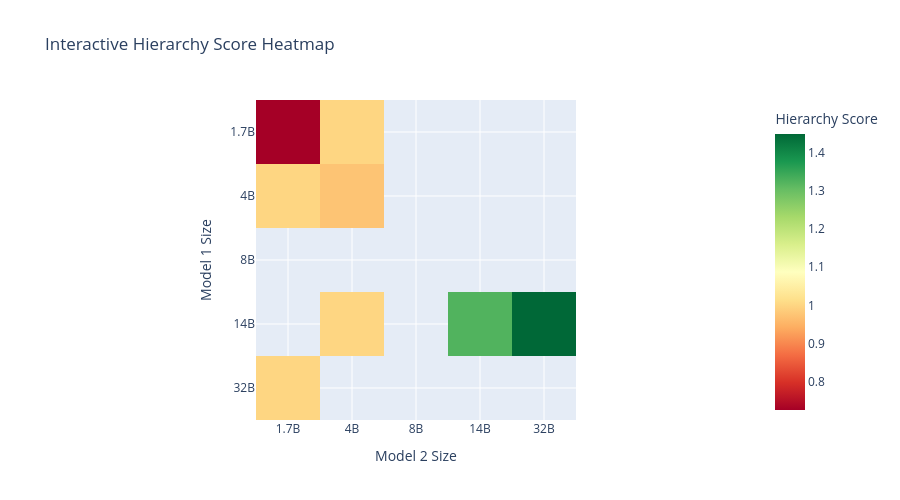

The notebook cell saved with this chart:
### Markdown cell above
## 2. Interactive Plotly Visualizations

### Code cell
# 3. Interactive Heatmap with Plotly
fig = px.imshow(
    hierarchy_matrix.values,
    x=hierarchy_matrix.columns,
    y=hierarchy_matrix.index,
    color_continuous_scale='RdYlGn',
    title='Interactive Hierarchy Score Heatmap',
    labels={'x': 'Model 2 Size', 'y': 'Model 1 Size', 'color': 'Hierarchy Score'}
)

fig.update_layout(height=500)
fig.show()

### Figure 1 — Plotly figure (JSON) as saved in the notebook; plotly's stock layout.template omitted (floating-point values rounded to 4 significant figures)
{"data": [{"coloraxis": "coloraxis", "hovertemplate": "Model 2 Size: %{x}<br>Model 1 Size: %{y}<br>Hierarchy Score: %{z}<extra></extra>", "name": "0", "type": "heatmap", "x": ["1.7B", "4B", "8B", "14B", "32B"], "xaxis": "x", "y": ["1.7B", "4B", "8B", "14B", "32B"], "yaxis": "y", "z": [[0.725, 1.0, NaN, NaN, NaN], [1.0, 0.975, NaN, NaN, NaN], [NaN, NaN, NaN, NaN, NaN], [NaN, 1.0, NaN, 1.325, 1.45], [1.0, NaN, NaN, NaN, NaN]]}], "layout": {"coloraxis": {"colorbar": {"title": {"text": "Hierarchy Score"}}, "colorscale": [[0, "rgb(165,0,38)"], [0.1, "rgb(215,48,39)"], [0.2, "rgb(244,109,67)"], [0.3, "rgb(253,174,97)"], [0.4, "rgb(254,224,139)"], [0.5, "rgb(255,255,191)"], [0.6, "rgb(217,239,139)"], [0.7, "rgb(166,217,106)"], [0.8, "rgb(102,189,99)"], [0.9, "rgb(26,152,80)"], [1, "rgb(0,104,55)"]]}, "height": 500, "title": {"text": "Interactive Hierarchy Score Heatmap"}, "xaxis": {"anchor": "y", "constrain": "domain", "domain": [0, 1], "scaleanchor": "y", "title": {"text": "Model 2 Size"}}, "yaxis": {"anchor": "x", "autorange": "reversed", "constrain": "domain", "domain": [0, 1], "title": {"text": "Model 1 Size"}}}}
